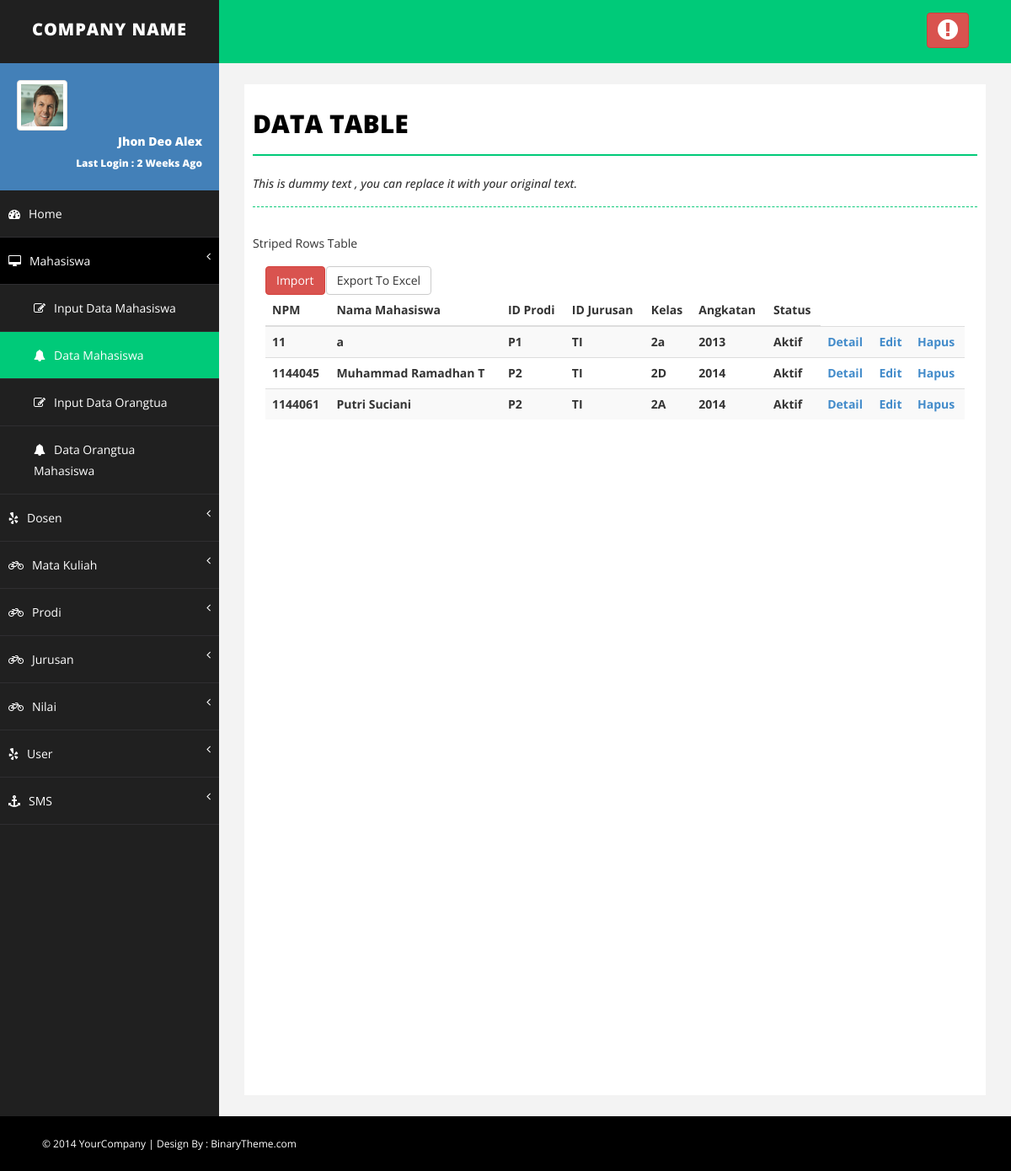
The app's page /show_data_mhs.php (signed in) with its own data.
### tables this page shows
CREATE TABLE IF NOT EXISTS `t_mahasiswa` (
  `npm` varchar(10) NOT NULL,
  `nama_mhs` varchar(25) NOT NULL,
  `tempat_lahir` varchar(25) NOT NULL,
  `tanggal_lahir` date NOT NULL,
  `jenis_kelamin` varchar(15) NOT NULL,
  `asal_mhs` varchar(25) NOT NULL,
  `alamat_mhs` varchar(50) NOT NULL,
  `id_prodi` varchar(10) NOT NULL,
  `id_jurusan` varchar(25) NOT NULL,
  `kelas` varchar(2) NOT NULL,
  `angkatan` varchar(4) NOT NULL,
  `status` varchar(12) NOT NULL,
  PRIMARY KEY (`npm`),
  KEY `id_prodi` (`id_prodi`),
  KEY `id_jurusan` (`id_jurusan`)
);

### show_data_mhs.php (the view, shortened to what this page needs)
<?php
if($_SESSION['admin']!="" || $_SESSION['mahasiswa']!=""){
?>
<!DOCTYPE html>
<html xmlns="http://www.w3.org/1999/xhtml">
<head>
    <link href="assets/css/bootstrap.css" rel="stylesheet" />
    <link href="assets/css/font-awesome.css" rel="stylesheet" />
    <link href="assets/css/basic.css" rel="stylesheet" />
    <link href="assets/css/custom.css" rel="stylesheet" />
</head>
<body>
    <div id="wrapper">
        <nav class="navbar navbar-default navbar-cls-top " role="navigation" style="margin-bottom: 0">
            <div class="navbar-header">
                <a class="navbar-brand" href="index.html">COMPANY NAME</a>
            </div>
            <div class="header-right">
                <a href="logout.php" class="btn btn-danger" title="Logout"><i class="fa fa-exclamation-circle fa-2x"></i></a>
            </div>
        </nav>
        <nav class="navbar-default navbar-side" role="navigation">
            <div class="sidebar-collapse">
                <ul class="nav" id="main-menu">
                    <li>
                        <div class="user-img-div">
                            <img src="assets/img/user.png" class="img-thumbnail" />
                            <div class="inner-text">
                                Jhon Deo Alex
                            <br />
                                <small>Last Login : 2 Weeks Ago </small>
                            </div>
                        </div>
                    </li>
                    <li>
                        <a href="index.php"><i class="fa fa-dashboard "></i>Home</a>
                    </li>
                    <li>
                        <a href="#" class="active-menu-top"><i class="fa fa-desktop "></i>Mahasiswa <span class="fa arrow"></span></a>
                         <ul class="nav nav-second-level collapse in">
							<?php  if($_SESSION['level']=="admin"){  ?>
                            <li>
                                <a href="input_data_mhs.php"><i class="fa fa-edit"></i>Input Data Mahasiswa</a>
                            </li>
							<?php } ?>
                            <li>
                                <a class="active-menu" href="show_data_mhs.php"><i class="fa fa-bell "></i>Data Mahasiswa</a>
                            </li>
							<?php  if($_SESSION['level']=="admin"){  ?>
                            <li>
                                <a href="input_data_ortu.php"><i class="fa fa-edit"></i>Input Data Orangtua</a>
                            </li>
							<?php } ?>
							<?php  if($_SESSION['level']=="admin"){  ?>
                            <li>
                                <a href="show_data_ortu.php"><i class="fa fa-bell "></i>Data Orangtua Mahasiswa</a>
                            </li>
                            <?php } ?>
                        </ul>
                    </li>
					<?php  if($_SESSION['level']=="admin"){  ?>
                     <li>
                        <a href="#"><i class="fa fa-yelp "></i>Dosen <span class="fa arrow"></span></a>
                    </li>
					<?php } ?>
					<?php  if($_SESSION['level']=="admin") { ?>
					<li>
                        <a href="#"><i class="fa fa-bicycle "></i>Mata Kuliah <span class="fa arrow"></span></a>
                    </li>
					<?php } ?>
					<?php  if($_SESSION['level']=="admin"){  ?>
					<li>
                        <a href="#"><i class="fa fa-bicycle "></i>Prodi<span class="fa arrow"></span></a>
                    </li>
					<?php } ?>
					<?php  if($_SESSION['level']=="admin"){  ?>
					<li>
                        <a href="#"><i class="fa fa-bicycle "></i>Jurusan <span class="fa arrow"></span></a>
                    </li>
					<?php } ?>
					<li>
                        <a href="#"><i class="fa fa-bicycle "></i>Nilai <span class="fa arrow"></span></a>
                    </li>
					<?php  if($_SESSION['level']=="admin") { ?>
					<li>
                    <a href="#"><i class="fa fa-yelp "></i>User <span class="fa arrow"></span></a>
                    </li>
                    <li>
                        <a href="#.php"><i class="fa fa-anchor "></i>SMS<span class="fa arrow"></span></a>
                    </li>
					<?php } ?>
                </ul>
            </div>
        </nav>
        <div id="page-wrapper">
            <div id="page-inner">
                <div class="row">
                    <div class="col-md-12">
                        <h1 class="page-head-line">Data Table</h1>
                        <h1 class="page-subhead-line">This is dummy text , you can replace it with your original text. </h1>
                    </div>
                </div>
                            Striped Rows Table
                            <div class="panel-body">
                            <div class="table-responsive">
							<div class="row">
							<?php if($_SESSION['level']=="admin"){  ?>
							<div class="col-md-1">
							<form action="import_data_mhs.php">
							<button type="submit" class="btn btn-danger">Import</button>
							</form>
							</div>
							<div class="col-md-1">
							<form action="export_mhs.php" >
							<button type="submit" class="btn btn-default">Export To Excel</button>
							</form>
							<?php } ?>
							</div>
							</div>
                                <table class="table table-striped">
                                    <thead>
                                        <tr>
                                            <th>NPM</th>
                                            <th>Nama Mahasiswa</th>
											<th>ID Prodi</th>
                                            <th>ID Jurusan</th>
											<th>Kelas</th>
                                            <th>Angkatan</th>
											<th>Status</th>
                                        </tr>
                                    </thead>
									<?php
									if($_SESSION['level']=="mahasiswa"){
									$tampil=mysql_query("SELECT * FROM t_mahasiswa where npm='$_SESSION[username]' ORDER BY npm ASC");
									}
									else{
										$tampil=mysql_query("SELECT * FROM t_mahasiswa ORDER BY npm ASC");
									}
									while ($r=mysql_fetch_array($tampil)){
										echo "<tr>
										<th>$r[npm]</th>
                                        <th>$r[nama_mhs]</th>
										<th>$r[id_prodi]</th>
                                        <th>$r[id_jurusan]</th>
										<th>$r[kelas]</th>
                                        <th>$r[angkatan]</th>
										<th>$r[status]</th>
										<th><a href='detail_data_mhs.php?id=$r[npm]'>Detail</a></th>
										<th><a href='edit_data_mhs.php?id=$r[npm]'>Edit</a></th>"
										?>
										<?php if($_SESSION['level']=="admin"){  ?>
										<?php
										echo
										"<th><a href='delete_data_mhs.php?id=$r[npm]' onClick=\"return confirm('Apakah Anda Yakin Menghapus $r[nama_mhs]?');\">Hapus</a></th>
										</tr>";
									}
									?>
									<?php } ?>
                                </table>
                            </div>
                        </div>
                    </div>
            </div>
        </div>
    <div id="footer-sec">
        &copy; 2014 YourCompany | Design By : <a href="http://www.binarytheme.com/" target="_blank">BinaryTheme.com</a>
    </div>
</body>
</html>
<?php
	}else{
		header("location: login.php");
	}
?>

### assets/css/basic.css (style rules this page uses)
body { font-family: 'Open Sans', sans-serif; line-height:25px; }
#wrapper { width: 100%; background: #202020; }
#page-wrapper { padding: 15px 15px; min-height: 600px; background: #F3F3F3; }
#page-inner { width: 100%; margin: 10px 20px 10px 0px; background-color: #fff!important; padding: 10px; min-height: 1200px; }
.page-head-line { font-size: 30px; text-transform: uppercase; color: #000; font-weight: 800; padding-bottom: 20px; border-bottom: 2px solid #00CA79; margin-bottom: 10px; }
.page-subhead-line { font-size: 14px; padding-top: 5px; padding-bottom: 20px; font-style:italic; margin-bottom:30px; border-bottom:1px dashed #00CA79; }
.navbar-cls-top .navbar-brand { color: #fff; background: #202020; width: 260px; text-align: center; height: 75px; font-size: 20px; letter-spacing: 1px; font-weight: 900; padding-top: 25px; text-transform:uppercase; }
.header-right { color: #fff; padding: 15px 50px 5px 50px; float: right; font-size: 16px; }
.user-img-div { min-height: 140px; padding: 20px; background-color: #4380B8; }
.user-img-div img { max-height: 60px; }
.user-img-div .inner-text { text-align: right; position: relative; color: #fff; font-weight: 800; line-height: 25px; }
.active-menu { background-color: #00CA79!important; }
.active-menu-top { background-color: #000!important; }
.arrow { float: right; }
.fa.arrow:before { content: "\f104"; }
.nav-second-level li, .nav-third-level li { border-bottom: none !important; }
.nav-second-level li a { padding-left: 37px; }
.sidebar-collapse, .sidebar-collapse .nav { background: none; }
.sidebar-collapse .nav { padding: 0; }
.sidebar-collapse .nav > li > a { color: #fff; background: #202020; text-shadow: none; padding: 15px 40px; border-bottom: 1px solid #2F2E31; }
.sidebar-collapse > .nav > li > a { padding: 15px 10px; }
.nav-second-level > li:last-child > a:after, .nav-third-level > li:last-child > a:after { height: 50%; }
.navbar-side { border: none; background-color: #202020; }
.navbar-cls-top { background: #00CA79; border-bottom: none; }
.navbar-default { border: 0px solid black; }
.navbar-header { background: #000000; }
.nav > li > a > i { margin-right: 10px; }
#footer-sec { background-color:#000; padding:20px 50px; color:#fff; font-size:12px; }
#footer-sec a { color:#fff; }
@media (min-width:768px) { #page-wrapper { margin: 0 0 0 260px; padding: 15px 30px; min-height: 1200px; } }
@media (min-width:768px) { .navbar-side { z-index: 1; position: absolute; width: 260px; } }
@media (min-width:768px) { .navbar { border-radius: 0px; } }

### records on screen
t_mahasiswa: npm "11", nama_mhs "a", id_prodi "P1", id_jurusan "TI", kelas "2a", angkatan "2013", status "Aktif"
t_mahasiswa: npm "1144045", nama_mhs "Muhammad Ramadhan T", id_prodi "P2", id_jurusan "TI", kelas "2D", angkatan "2014", status "Aktif"
t_mahasiswa: npm "1144061", nama_mhs "Putri Suciani", id_prodi "P2", id_jurusan "TI", kelas "2A", angkatan "2014", status "Aktif"
